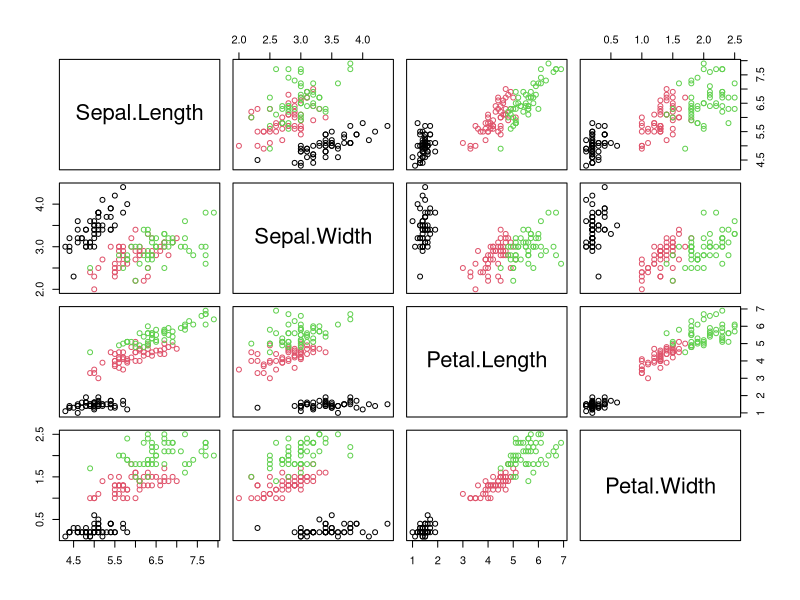

R code for this plot:
## ---- chunk 1
knitr::opts_chunk$set(collapse = TRUE)
## ---- chunk 2
pairs(iris[,1:4], col = iris$Species)
